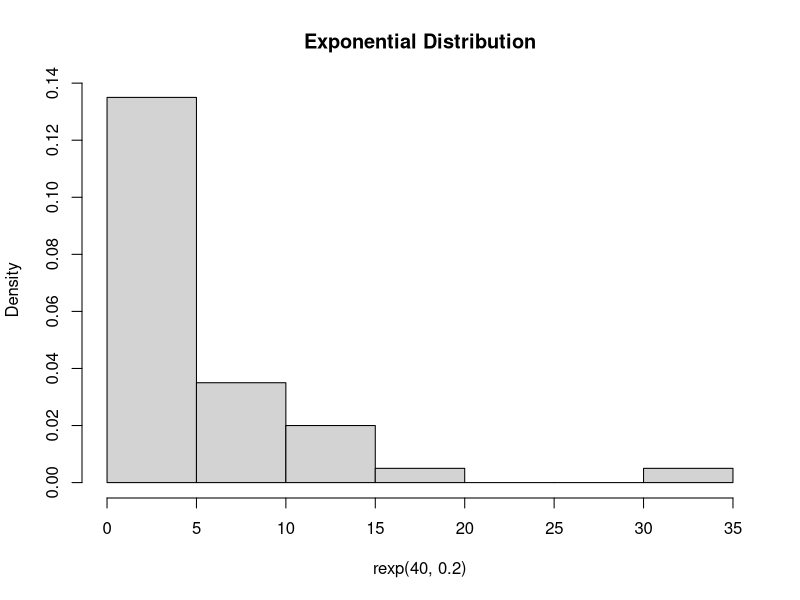
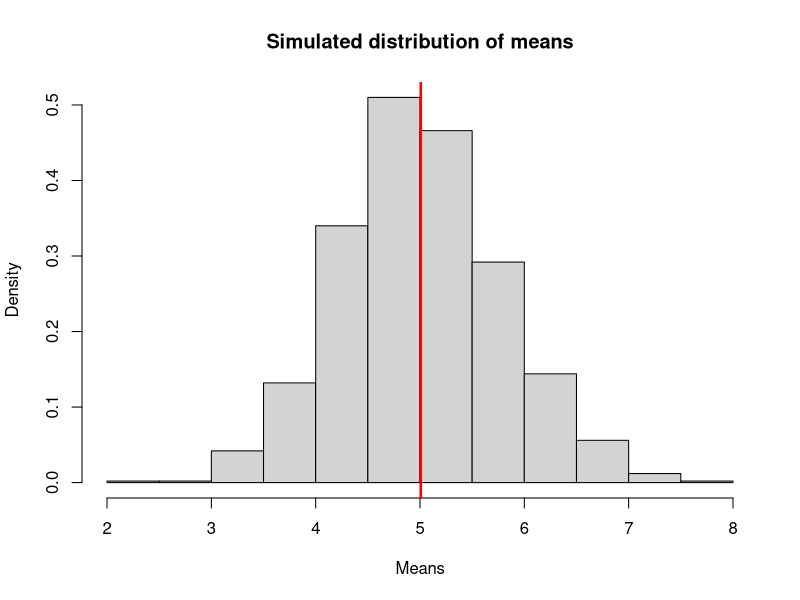
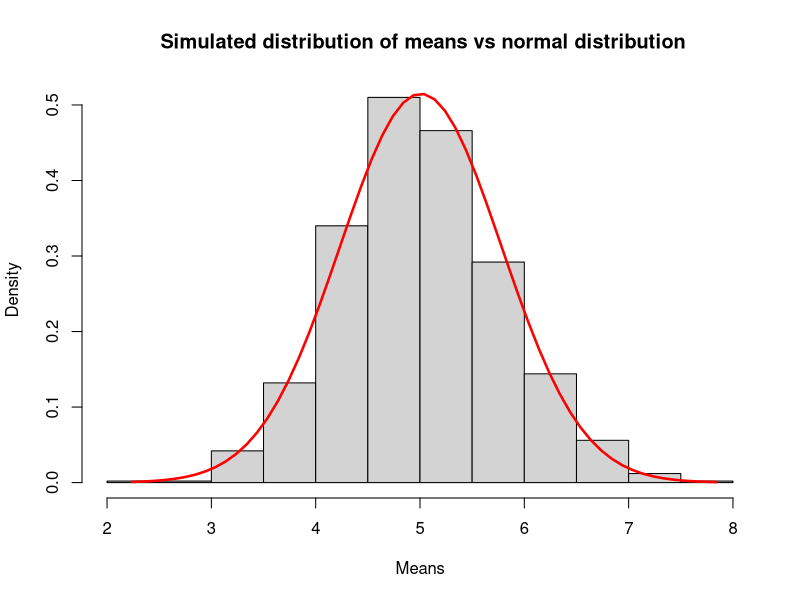
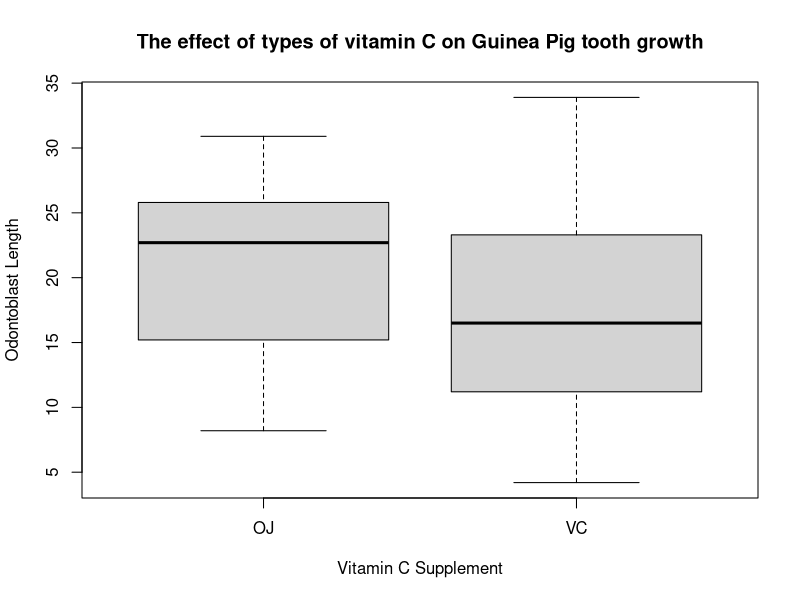
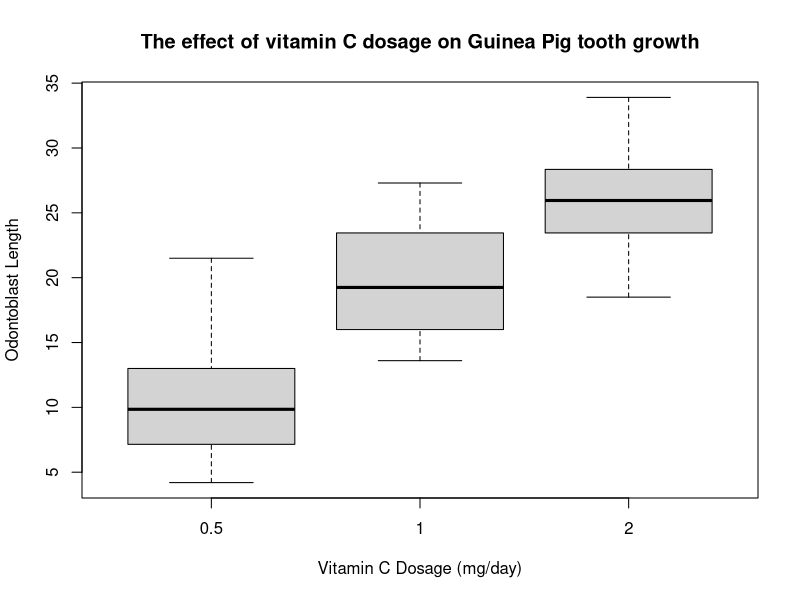

The R source for these figures, in order:
## ---- chunk 1
set.seed(2022)
## ---- chunk 2
hist(rexp(40,0.2), prob = TRUE, main = "Exponential Distribution")
## ---- chunk 3

TheoreticalMean <- (1/0.2)
print(TheoreticalMean)
## ---- chunk 4

TheoreticalVar <- (1/(0.2^2))
print(TheoreticalVar)

## ---- chunk 5
means = NULL
for (i in 1 : 1000) means = c(means, mean(rexp(40, 0.2)))
hist(means, prob = TRUE, main = "Simulated distribution of means", xlab = "Means")
SampleMean <-mean(means)

abline(v = SampleMean, col = "red", lwd = 2.5)
print(SampleMean)
## ---- chunk 6

SampleVar <- var(means)
print(SampleVar)
## ---- chunk 7

data.frame(Theoretical = c(TheoreticalMean, TheoreticalVar), 
           Sample = c(SampleMean, SampleVar),
           Difference = c(TheoreticalMean-SampleMean, TheoreticalVar-SampleVar),
           row.names = c("Mean", "Variance") )
## ---- chunk 8


hist(means, prob = TRUE, xlab = "Means", main=" Simulated distribution of means vs normal distribution")

x = seq(min(means), max(means), by=0.1)
y = dnorm(x, mean(means), sd(means))
lines(x,y, col = "red", lwd = 2.5)

## ---- chunk 9

library(dplyr)
data("ToothGrowth")
## ---- chunk 10
head(ToothGrowth)
summary(ToothGrowth)
## ---- chunk 11
ToothGrowth %>% group_by(supp) %>%  summarise(Mean = mean(len), SD = sd(len))
## ---- chunk 12
boxplot(len ~ supp, data = ToothGrowth, xlab = "Vitamin C Supplement", ylab = "Odontoblast Length", main = "The effect of types of vitamin C on Guinea Pig tooth growth")
## ---- chunk 13
ToothGrowth %>% group_by(dose) %>%  summarise(Mean = mean(len), SD = sd(len))
## ---- chunk 14
boxplot(len ~ dose, data = ToothGrowth, xlab = "Vitamin C Dosage (mg/day)", ylab = "Odontoblast Length", main = "The effect of vitamin C dosage on Guinea Pig tooth growth")
## ---- chunk 15
t.test(len~supp, data = ToothGrowth, alternative = "greater")
## ---- chunk 16

t.test(len~dose, dose %in% c(0.5, 1.0),data = ToothGrowth, alternative = "less")

## ---- chunk 17

t.test(len~dose, dose %in% c(1.0, 2.0),data = ToothGrowth, alternative = "less")

## ---- chunk 18
t.test(len~supp, dose %in% c(2.0),data = ToothGrowth, alternative = "less")
